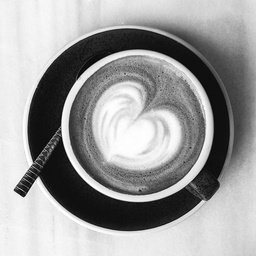
#> input picture data/coffee.jpg, 256 x 256 px, shrunk from 512 x 512 before the run; the run also reads 1 picture not shown here
$ jupyter execute --allow-errors chapter2.ipynb
#> lines starting #> are read from the running program, lines starting #| are printed output that depends on the picture
## 第2章画像処理の基礎知識

[cell 1]
from PIL import Image
import numpy as np

[cell 2]
# グレースケール画像の読み込み
img_gray = Image.open("../data/coffee.jpg")
#> img_gray is the input picture: PIL image 256x256 L; min 0, max 255, mean 156.6

# グレースケール画像を表示
display(img_gray)

[cell 3]
# グレースケール画像の配列の形を表示
print('グレースケール画像を保存する配列の形: {}'.format(np.array(img_gray).shape))
#| グレースケール画像を保存する配列の形: (256, 256)

# グレースケール画像の原点の画素値を表示
print('グレースケール画像の(0, 0)における画素値: {}'.format(img_gray.getpixel((0, 0))))
#| グレースケール画像の(0, 0)における画素値: 240

[cell 4]
# カラー画像の読み込み
img_color = Image.open("../data/apple.jpg")
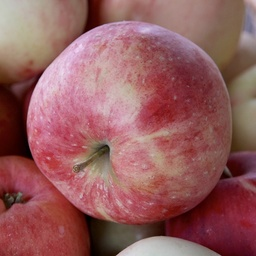
#> input picture data/apple.jpg, 256 x 256 px, shrunk from 512 x 512 before the run
#> img_color is the input picture: PIL image 256x256 RGB; mean R, G, B 147.5, 93.2, 94

# カラー画像の表示
display(img_color)

# カラー画像の配列の形を表示
print('カラー画像を保存する配列の形: {}'.format(np.array(img_color).shape))
#| カラー画像を保存する配列の形: (256, 256, 3)

# カラー画像の原点の画素値を表示
print('カラー画像の(0, 0)における画素値: {}'.format(img_color.getpixel((255, 255))))
#| カラー画像の(0, 0)における画素値: (86, 17, 36)

### 平滑化フィルタ

[cell 5]
# ガウシアンカーネルを生成する関数
"""
kernel_width: 生成するカーネルの幅
kernel_hight: 生成するカーネルの高さ
sigma       : カーネルの値を決めるがガウス分布の標準偏差
"""
def generate_gaussian_kernel(
    kernel_width: int, kernel_hight: int, sigma: float):
    # カーネルの大きさを奇数に限定
#> called with kernel_width = 5, kernel_hight = 5, sigma = 1.3
    assert kernel_width % 2 == 1 and kernel_hight % 2 == 1

    # カーネル用の変数を用意
    kernel = np.empty((kernel_hight, kernel_width))

    for y in range(-(kernel_hight // 2), kernel_hight // 2 + 1):
        for x in range(-(kernel_width // 2), kernel_width // 2 + 1):
            # ガウス分布から値を抽出しカーネルに代入
            h = -(x ** 2 + y ** 2) / (2 * sigma ** 2)
            h = np.exp(h) / np.sqrt(2 * np.pi * sigma ** 2)
            kernel[y + kernel_hight // 2, x + kernel_width // 2] = h

    # カーネルの和が1になるように正規化
    kernel /= np.sum(kernel)

    return kernel

[cell 6]
# 畳み込み演算を行う関数
"""
img   : 畳み込み演算を適用する画像
kernel: 平滑化フィルターのカーネル, [カーネルの高さ, カーネルの幅]
x     : カーネルの中心となる画像上のx座標
y     : カーネルの中心となる画像上のy座標
"""
def convolution(
    img: Image.Image, kernel: np.ndarray, x: int, y: int):
    # 画像サイズとカーネルサイズの取得
    width, height = img.size
    kernel_height, kernel_width = kernel.shape[:2]

    # 畳み込み演算
    value = 0
    for y_kernel in range(-(kernel_height // 2), kernel_height // 2 + 1):
        for x_kernel in range(-(kernel_width // 2), kernel_width // 2 + 1):
            # カーネルが画像からはみ出る場合、端の座標を取得
            x_img = max(min(x + x_kernel, width - 1), 0)
            y_img = max(min(y + y_kernel, height - 1), 0)
            # カーネルの重みづけした値で更新
            h = kernel[y_kernel + kernel_height // 2,
                       x_kernel + kernel_width // 2]
            value += h * img.getpixel((x_img, y_img))

    return value

[cell 7]
# 画像にカーネルを適用する関数
"""
img   : 平滑化フィルタを適用する画像
kernel: 平滑化フィルタのカーネル, [カーネルの高さ, カーネルの幅]
"""
def apply_filter(
    img: Image.Image, kernel: np.ndarray):
    # 画像サイズとカーネルサイズの取得
    width, height = img.size
#> width = 256; height = 256

    # フィルタ適用後の画像を保存する変数を用意
    img_filtered = Image.new(mode='L', size=(width, height))
#> img_filtered: PIL image 256x256 L; every value is 0

    # フィルタ適用後の各画素値の計算
    for y in range(height):
        for x in range(width):
            filtered_value = convolution(img, kernel, x, y)
            img_filtered.putpixel((x, y), int(filtered_value))
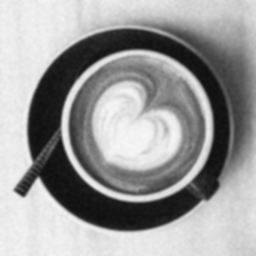
#> img_filtered: PIL image 256x256 L; min 14, max 247, mean 155.1

    return img_filtered

[cell 8]
# カーネルの生成
# ガウシアンカーネルの生成
kernel = generate_gaussian_kernel(kernel_hight=5, kernel_width=5, sigma=1.3)

# カーネルの表示
print('ガウシアンカーネル: ')
print(kernel)

[cell 9]
# ガウシアンフィルタの適用
# 画像の読み込み
img = Image.open("../data/coffee_noise.jpg")

# ガウシアンフィルタの適用
img_filtered = apply_filter(img, kernel)

# 元画像とフィルタ適用後の画像を表示
print('元のノイズ画像')
display(img)
print('フィルタ適用後の画像')
display(img_filtered)

### バイラテラルフィルタ

[cell 10]
import cv2
import numpy as np
from PIL import Image

img = cv2.imread("../data/coffee_noise.jpg")
#> img: shape (256, 256, 3); min 0, max 255, mean 155.6
img_bilateralfiltered = cv2.bilateralFilter(img, d=9, sigmaColor=50, sigmaSpace=20)
cv2.imwrite("bilateralfiltered_img.jpg", img_bilateralfiltered)
#> Out = True

### 畳み込み演算を使った特徴量抽出

- エッジ特徴量
- ラプラシアンフィルタ

[cell 11]
from scipy import signal

# エッジ特徴量抽出のためのカーネル生成関数
def generate_kernel():
    # カーネル用の変数を用意
    kernel_h = np.zeros((3, 3))
    kernel_v = np.zeros((3, 3))
    kernel_lap = np.zeros((3, 3))

    # 水平方向の1次微分のカーネルの値を設定
    kernel_h[1, 1] = -1
    kernel_h[1, 2] = 1
    # 垂直方向の1次微分のカーネルの値を設定
    kernel_v[1, 1] = -1
    kernel_v[2, 1] = 1
    # ラプラシアンフィルタのカーネルの値を設定
    kernel_lap[0, 1] = 1
    kernel_lap[1, 0] = 1
    kernel_lap[1, 2] = 1
    kernel_lap[2, 1] = 1
    kernel_lap[1, 1] = -4

    return kernel_h, kernel_v, kernel_lap

[cell 12]
# エッジ特徴量抽出に使うカーネルの生成と表示
# 1次微分とラプラシアンフィルタのカーネルを生成
kernel_h, kernel_v, kernel_lap = generate_kernel()

print('水平方向の1次微分カーネル')
print(kernel_h)
print('垂直方向の1次微分カーネル')
print(kernel_v)
print('ラプラシアンフィルタのカーネル')
print(kernel_lap)

[cell 13]
# エッジ特徴量の抽出
# 画像の読み込み
img = Image.open("../data/coffee.jpg")

# NumpyとSciPyを使うため画像をNumpy配列に変換
img = np.asarray(img, dtype='int32')
#> img: shape (256, 256) int32

# 畳み込み演算
img_h_diff = signal.convolve2d(
    img, kernel_h, mode='same'
)
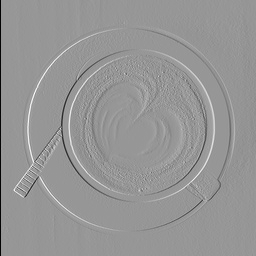
#> img_h_diff: shape (256, 256) float64; min -247, max 171, mean -0.8; drawn with min black and max white
img_v_diff = signal.convolve2d(
    img, kernel_v, mode='same'
)
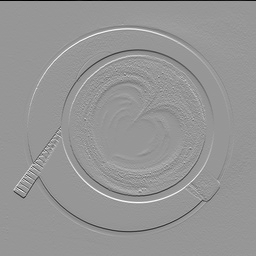
#> img_v_diff: shape (256, 256) float64; min -247, max 171, mean -0.9; drawn with min black and max white
img_lap = signal.convolve2d(
    img, kernel_lap, mode='same'
)
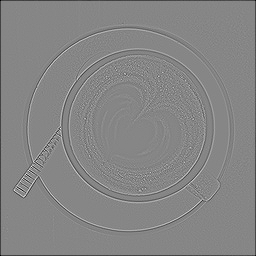
#> img_lap: shape (256, 256) float64; min -479, max 430, mean -3.5; drawn with min black and max white

# 微分値の絶対値を計算
img_h_diff = np.absolute(img_h_diff)
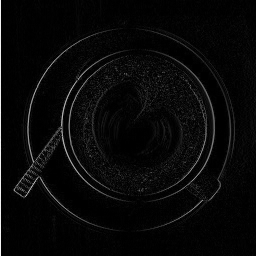
#> img_h_diff: shape (256, 256) float64; min 0, max 247, mean 8.5
img_v_diff = np.absolute(img_v_diff)
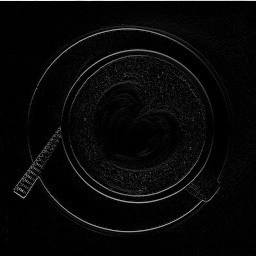
#> img_v_diff: shape (256, 256) float64; min 0, max 247, mean 8.3

# 水平1次微分画像と垂直1次微分画像の合成
img_diff = (img_h_diff ** 2 + img_v_diff ** 2) ** 0.5

[cell 14]
# 画像の丸め込み
"""
畳み込み演算の結果は画素値の範囲である0~255を超えている場合がある。
そのため、clip関数を使って画素値の範囲を超えた値を丸め込む。
その後に画像を表す符号なし8bit整数型に戻す
"""
# 範囲を超えた画素値をクリップ
img_h_diff = np.clip(img_h_diff, 0, 255).astype('uint8')
img_v_diff = np.clip(img_v_diff, 0, 255).astype('uint8')
img_diff = np.clip(img_diff, 0, 255).astype('uint8')
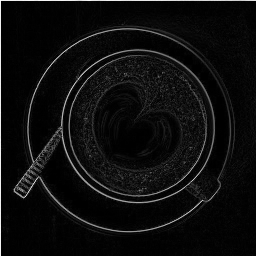
#> img_diff: shape (256, 256); min 0, max 255, mean 13.5
img_lap = np.clip(img_lap, 0, 255).astype('uint8')
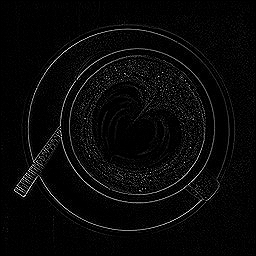
#> img_lap: shape (256, 256); min 0, max 255, mean 9

[cell 15]
# エッジ特徴量の表示
# Numpy配列をPIL画像に変換
img_h_diff = Image.fromarray(img_h_diff)
img_v_diff = Image.fromarray(img_v_diff)
img_diff = Image.fromarray(img_diff)
img_lap = Image.fromarray(img_lap)

print('水平方向の1次微分フィルタを適用した画像')
display(img_h_diff)
print('垂直方向の1次微分フィルタを適用した画像')
display(img_v_diff)
print('両方向の1次微分フィルタを適用した画像')
display(img_diff)
print('ラプラシアンフィルタを適用した画像')
display(img_lap)

### アテンションを使った特徴量抽出

[cell 16]
# 画像の特徴空間への射影
# 画像の読み込み
img = Image.open("../data/cosmos.jpg")
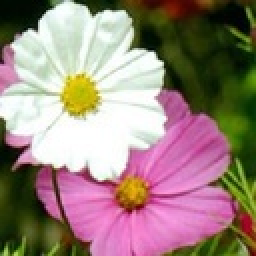
#> input picture data/cosmos.jpg, 128 x 128 px, shrunk from 256 x 256 before the run (shown 2 times larger)
#> img is the input picture: PIL image 128x128 RGB; mean R, G, B 153.1, 131.5, 124.1

# 画像を特徴空間に射影
w = np.array([[ 0.0065, -0.0045, -0.0018,  0.0075,
                0.0095,  0.0075, -0.0026,  0.0022],
              [-0.0065,  0.0081,  0.0097, -0.0070,
               -0.0086, -0.0107,  0.0062, -0.0050],
              [ 0.0024, -0.0018,  0.0002,  0.0023,
                0.0017,  0.0021, -0.0017,  0.0016]])
features = np.matmul(img, w)
print('コスモスの画像:')
display(img)
